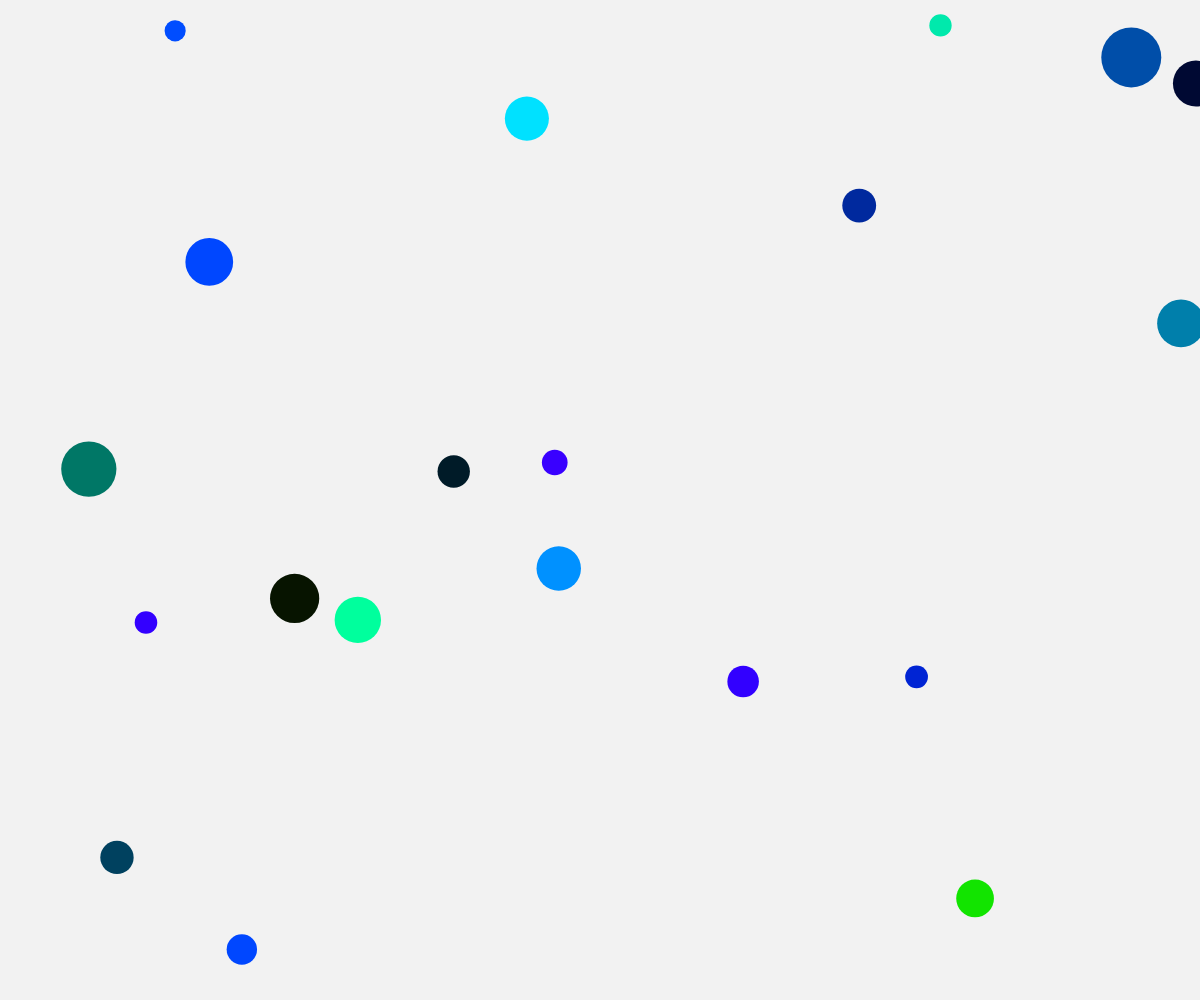
Frame 1 (no input)
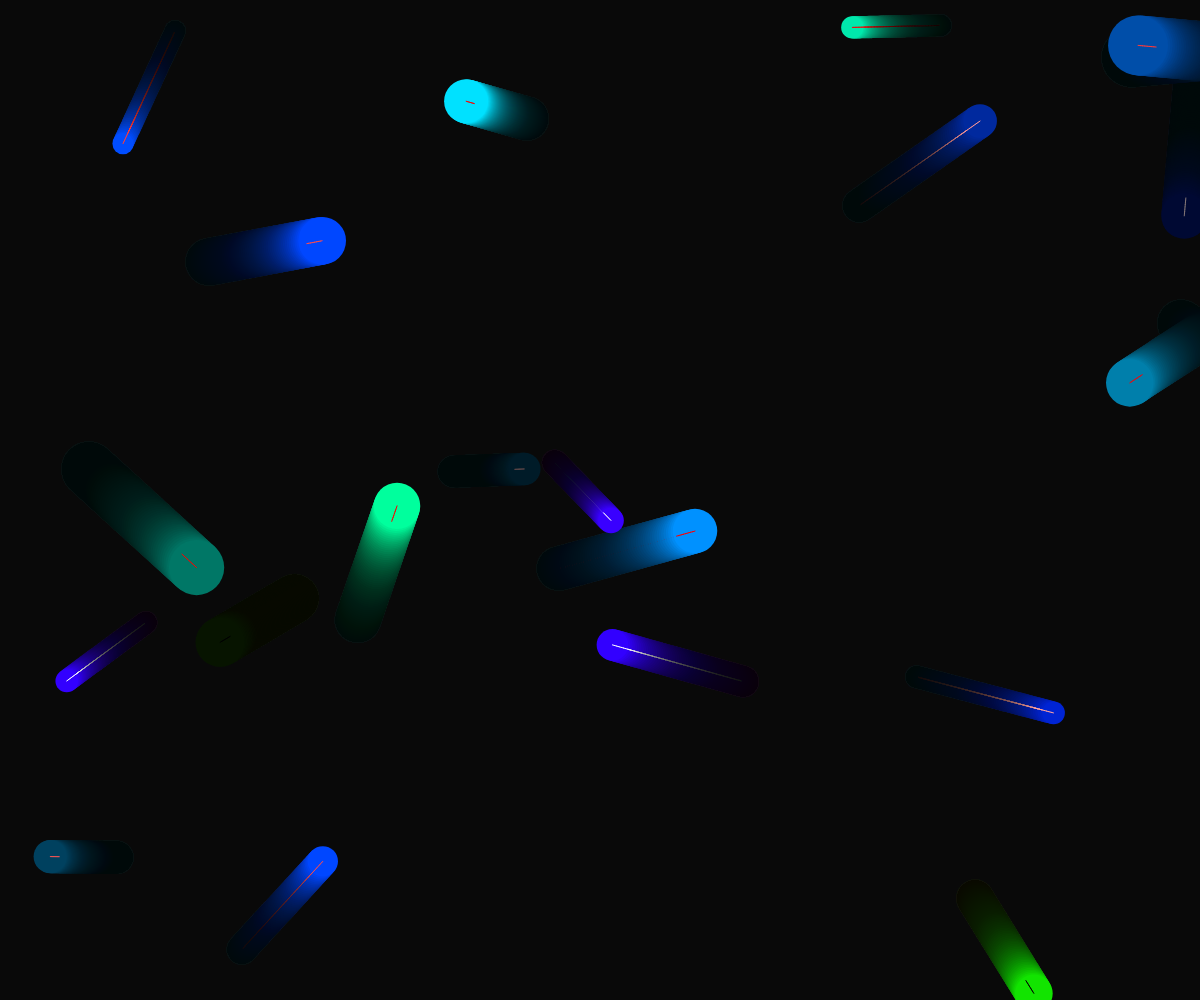
Frame 60 (no input)
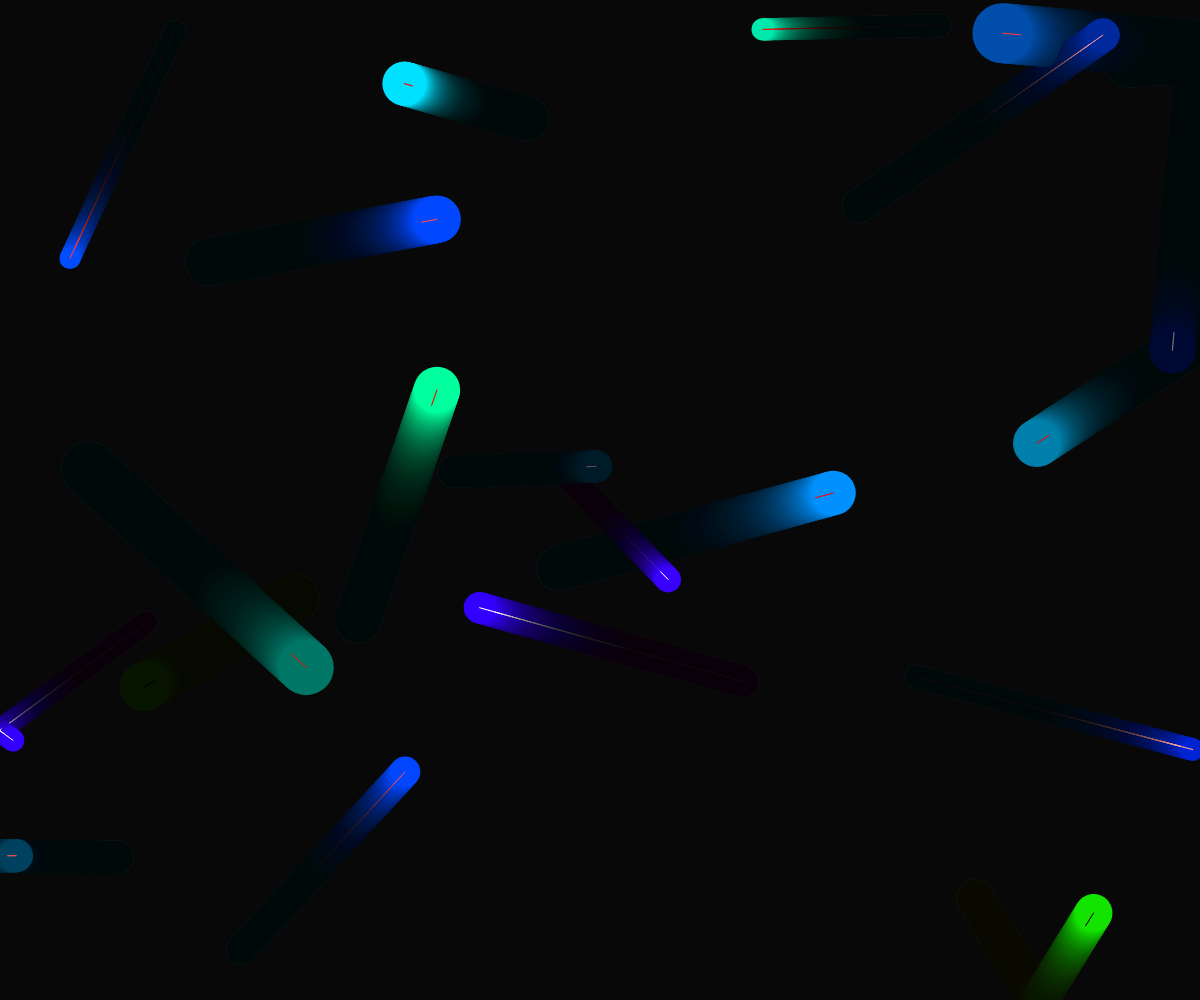
Frame 120 (the mouse pressed at the canvas centre since frame 60)

The p5.js sketch that drew these frames (run headless with seeded random() and noise() and a simulated clock; from frame 60 on, the mouse is pressed at the canvas centre):

// p5.js sketch
// ── sketch.js
let shapes = [];
let trails = [];
const numShapes = 20;
const numTrailsPerShape = 5;

class CosmicShape {
  constructor() {
    this.pos = createVector(random(width), random(height));
    this.vel = p5.Vector.random2D().mult(random(1, 3));
    this.size = random(20, 60);
    this.color = color(random(100, 255), random(100, 255), random(255), 200);
    this.trail = [];
  }

  update() {
    this.pos.add(this.vel);
    if (this.pos.x < 0 || this.pos.x > width) this.vel.x *= -1;
    if (this.pos.y < 0 || this.pos.y > height) this.vel.y *= -1;

    // Add current position to trail
    this.trail.push(this.pos.copy());
    if (this.trail.length > numTrailsPerShape * 2) {
      this.trail.shift();
    }
  }

  display() {
    noStroke();
    fill(this.color);
    ellipse(this.pos.x, this.pos.y, this.size);

    // Draw trail
    for (let i = 0; i < this.trail.length - 1; i++) {
      const alpha = map(i, 0, this.trail.length - 1, 0, 100);
      const c = color(red(this.color), green(this.color), blue(this.color), alpha);
      stroke(c);
      line(this.trail[i].x, this.trail[i].y,
           this.trail[i+1].x, this.trail[i+1].y);
    }
  }
}

function setup() {
  createCanvas(windowWidth, windowHeight);
  colorMode(HSB, 360, 100, 100, 1);
  for (let i = 0; i < numShapes; i++) {
    shapes.push(new CosmicShape());
  }
}

function draw() {
  background(0, 0, 0, 0.05); // Very light fade for trails

  for (let shape of shapes) {
    shape.update();
    shape.display();
  }
}

function windowResized() {
  resizeCanvas(windowWidth, windowHeight);
}
